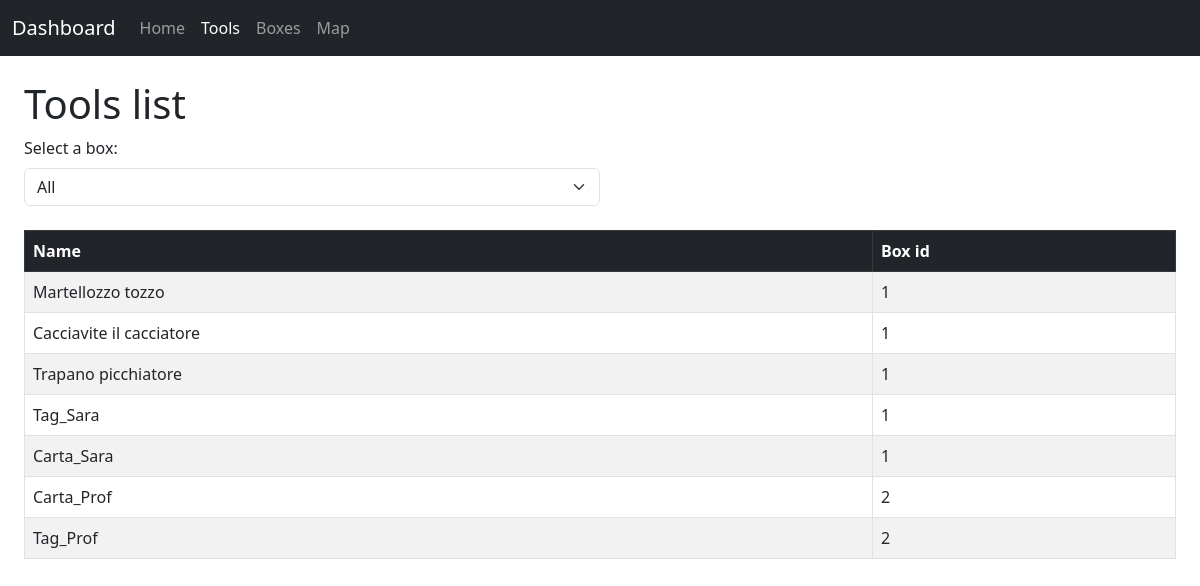
Screenshot of /tools with the database file from the repository.
### database.py (models this page shows, shortened)
class Assignment(db.Model,SerializerMixin):
    __tablename__= "assignment"
    id_tool = db.Column(db.Integer,db.ForeignKey('tool.id'),primary_key = True)
    id_box = db.Column(db.Integer,db.ForeignKey('box.id') )

class Tool(db.Model,SerializerMixin):
    __tablename__= "tool"
    id = db.Column(db.Integer,primary_key = True)
    uuid = db.Column(db.String)
    name = db.Column(db.String)

### index.py (the view)
@index.route('/tools')
def toolsDashboard():
    boxes_query = select(Box.id)
    ids_list = db.session.execute(boxes_query).all()
    unique_boxes = []
    for id in ids_list:
        unique_boxes.append(id[0])
    tools_query = select(Tool.name, Assignment.id_box).join_from(Tool, Assignment)
    tools_list = db.session.execute(tools_query).all()
    tools = []
    for tuple in tools_list:
        tools.append({
            'name': tuple[0],
            'box': tuple[1]
        })
    return render_template('tools.html', objects = tools, unique_boxes = unique_boxes)

### templates/tools.html (shortened to what this page needs)
<!DOCTYPE html>
<html lang="en">
<head>
    <link href="https://cdn.jsdelivr.net/npm/bootstrap@5.3.0/dist/css/bootstrap.min.css" rel="stylesheet">
</head>
<body>
    <nav class="navbar navbar-expand-lg navbar-dark bg-dark">
        <div class="container-fluid">
            <a class="navbar-brand" href="#">Dashboard</a>
            <div class="collapse navbar-collapse" id="navbarNav">
                <ul class="navbar-nav">
                    <li class="nav-item">
                        <a class="nav-link" href="./">Home</a>
                    </li>
                    <li class="nav-item">
                        <a class="nav-link active" aria-current="page" href="#">Tools</a>
                    </li>
                    <li class="nav-item">
                        <a class="nav-link" href="./boxes">Boxes</a>
                    </li>
                    <li class="nav-item">
                        <a class="nav-link" href="./map">Map</a>
                    </li>
                </ul>
            </div>
        </div>
    </nav>
    <div class="container-fluid p-4">
        <h1>Tools list</h1>
        <label for="boxSelector" class="form-label">Select a box:</label>
        <select id="boxSelector" class="form-select w-50 mb-4">
            <option value="all">All</option>
        </select>
        <div id="boxList">
            <table class="table table-bordered table-striped">
                <thead class="table-dark">
                    <tr>
                        <th>Name</th>
                        <th>Box id</th>
                    </tr>
                </thead>
                <tbody>
                    {% for obj in objects %}
                    <tr class="object-row" data-box="{{ obj.box }}">
                        <td>{{ obj.name }}</td>
                        <td>{{ obj.box }}</td>
                    </tr>
                    {% endfor %}
                </tbody>
            </table>
        </div>
    </div>
</body>
</html>

### templates/tools.html (style rules this page uses)
body, html { margin: 0; padding: 0; width: 100%; height: 100%; }

### rows the page displays
Assignment: name "Martellozzo tozzo", box "1"
Assignment: name "Cacciavite il cacciatore", box "1"
Assignment: name "Trapano picchiatore", box "1"
Assignment: name "Tag_Sara", box "1"
Assignment: name "Carta_Sara", box "1"
Assignment: name "Carta_Prof", box "2"
Assignment: name "Tag_Prof", box "2"
